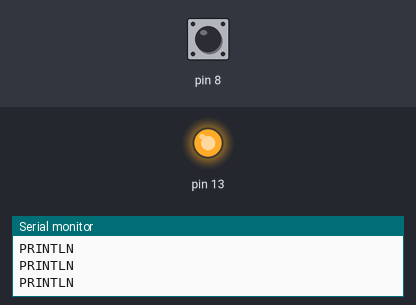
Recording of a sketch running on a simulated Arduino Uno, built with avr-gcc and run on an emulated ATmega328P. On the bench: output pins drawn as LEDs (lit = HIGH), the last lines printed to the serial monitor. Inputs (shaded band) come from the test bench; at power-on: pin 8 HIGH.

Above: at 2.8 s.
2.9 s: pin 8 pulled LOW for 1.2 s
At 4.9 s:
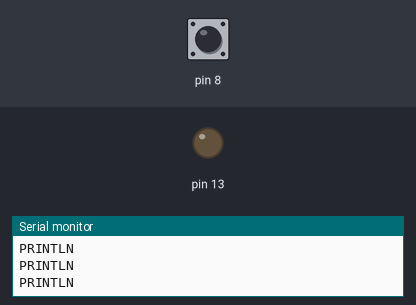
6.6 s: pin 8 pulled LOW for 3.2 s
At 11.5 s:
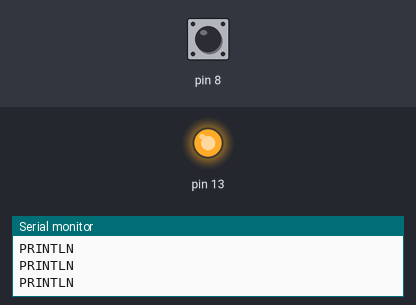
Timing chart, 0 to 13.0 s (numbered marks = the images above; inputs shaded):
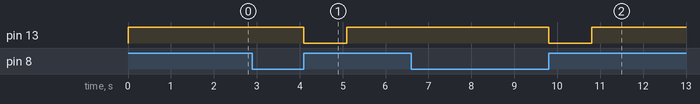

Measured:
- after the input at 2.9 s, pin 13: HIGH → LOW after 1.2 s, → HIGH 1.0 s later
- after the input at 6.6 s, pin 13: HIGH → LOW after 3.2 s, → HIGH 1.0 s later

The sketch:

Sem_RTOS.ino
```cpp
void setup() {
  Serial.begin(9600);
  pinMode(8,INPUT_PULLUP);
  pinMode(13,OUTPUT);
}

void loop() {
  if(digitalRead(8) == 0){
    while(digitalRead(8) == 0);
    digitalWrite(13,LOW); // Desliga LED
  }
  else digitalWrite(13,HIGH);

  Serial.println("PRINTLN");

  delay(1000);
}
```
